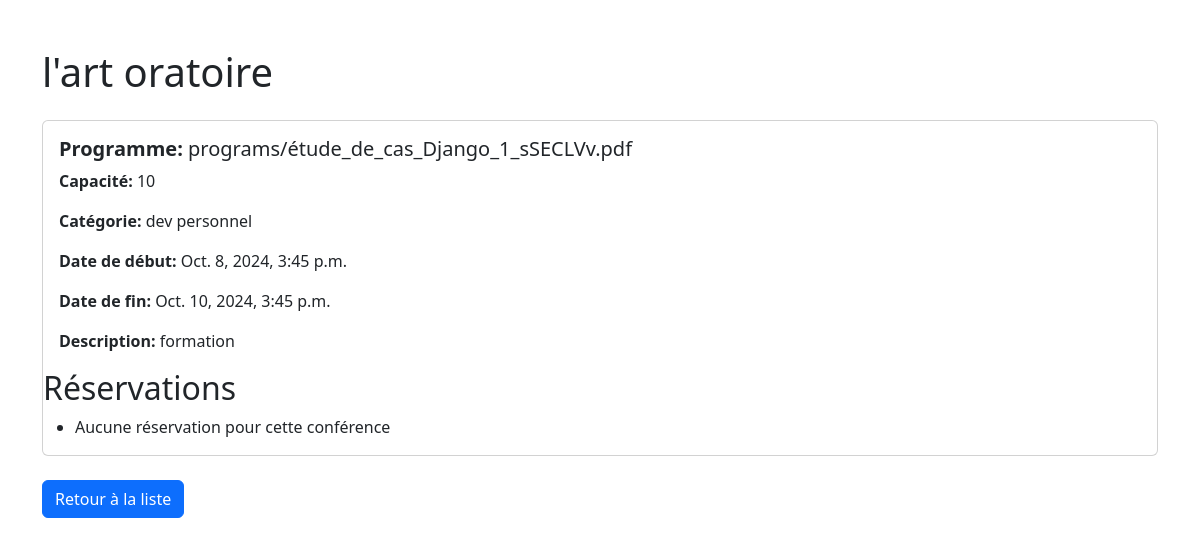
The page /conference/conference/1/ on the database as committed earlier.
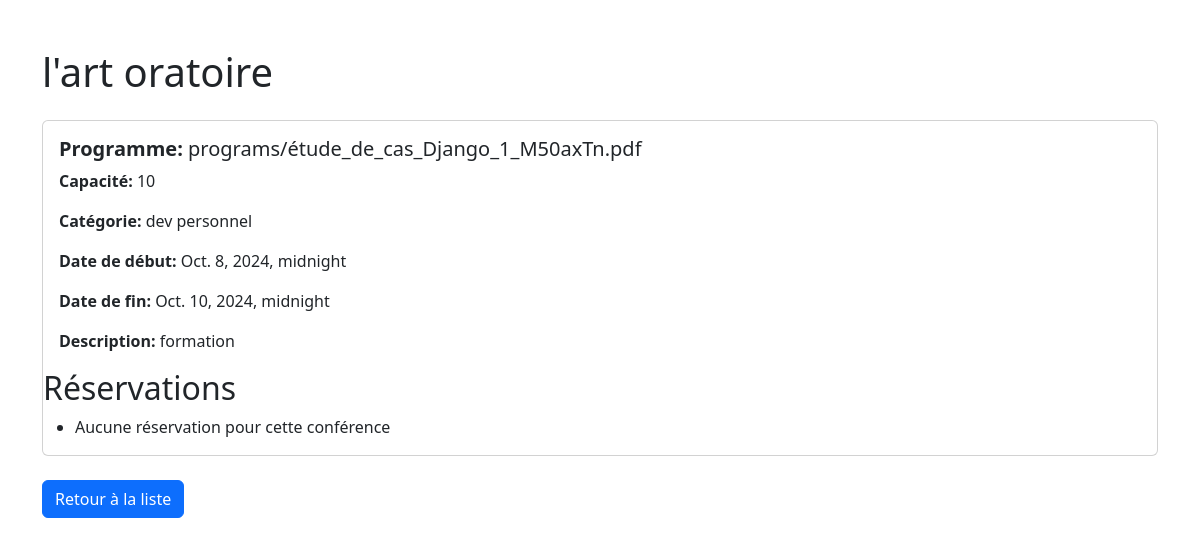
The same page on the database as committed later.
### conference/models.py (models this page shows, shortened)
class Conference(models.Model):
    title = models.CharField(max_length=200)
    description = models.TextField()
    program = models.FileField(upload_to='programs/',
                               validators=[FileExtensionValidator(allowed_extensions=['pdf', 'docx', 'ppt'])])
    capacity = models.IntegerField(validators=[MaxValueValidator(500)])
    category = models.ForeignKey(Category, on_delete=models.CASCADE)
    created_at = models.DateTimeField(auto_now_add=True)
    updated_at = models.DateTimeField(auto_now=True)
    start_date = models.DateTimeField(null=True, blank=True)
    end_date = models.DateTimeField(null=True, blank=True)

### category/models.py (models this page shows)
class Category(models.Model):
    titre = models.CharField(
        max_length=100,
        unique=True,
        validators=[RegexValidator(regex=r'^[a-zA-Z\s]+$', message="Le titre doit contenir seulement des caractères.")])
    created_at = models.DateTimeField(auto_now_add=True)
    updated_at = models.DateTimeField(auto_now=True)
    def __str__(self) :
        return f"{self.titre}"

### conference/views.py (the view)
# urls.py: path('conference/<int:pk>/', views.ConferenceDetailView.as_view(), name='conference_detail'),
class ConferenceDetailView(DetailView):
    model = Conference
    template_name = 'conference_detail.html'
    context_object_name = 'conference'
    def get_context_data(self, **kwargs):
        context = super().get_context_data(**kwargs)
        context['reservations'] = Reservation.objects.filter(conference=self.object)
        return context

### conference/templates/conference_detail.html (shortened to what this page needs)
<head>
    {% load bootstrap5 %}
    {% bootstrap_css %}
</head>
<body>
    <div class="container mt-5">
        <h1 class="mb-4">{{ conference.title }}</h1>
        <div class="card">
            <div class="card-body">
                <h5 class="card-title"><strong>Programme:</strong> {{ conference.program }}</h5>
                <p class="card-text"><strong>Capacité:</strong> {{ conference.capacity }}</p>
                <p class="card-text"><strong>Catégorie:</strong> {{ conference.category }}</p>
                <p class="card-text"><strong>Date de début:</strong> {{ conference.start_date }}</p>
                <p class="card-text"><strong>Date de fin:</strong> {{ conference.end_date }}</p>
                <p class="card-text"><strong>Description:</strong> {{ conference.description }}</p>
            </div>
            <div>
                <h2>Réservations</h2>
                <ul>
                    {% if reservations %}
                        {% for reservation in reservations %}
                            <li>{{ reservation.participant }} - Réservé le {{ reservation.reservation_date }} - statut : {{ reservation.statut }}</li>
                        {% endfor %}
                    {% else %}
                        <li>Aucune réservation pour cette conférence</li>
                    {% endif %}
                </ul>
            </div>
        </div>
        <a href="{% url 'conference_list' %}" class="btn btn-primary mt-4">Retour à la liste</a>
    </div>
</body>

Rows that differ between the two databases and show on the page:
changed Conference "l'art oratoire": program "programs/étude_de_cas_Django_1_sSECLVv.pdf" → "programs/étude_de_cas_Django_1_M50axTn.pdf"; start_date "Oct. 8, 2024, 3:45 p.m." → "Oct. 8, 2024, midnight"; end_date "Oct. 10, 2024, 3:45 p.m." → "Oct. 10, 2024, midnight"
